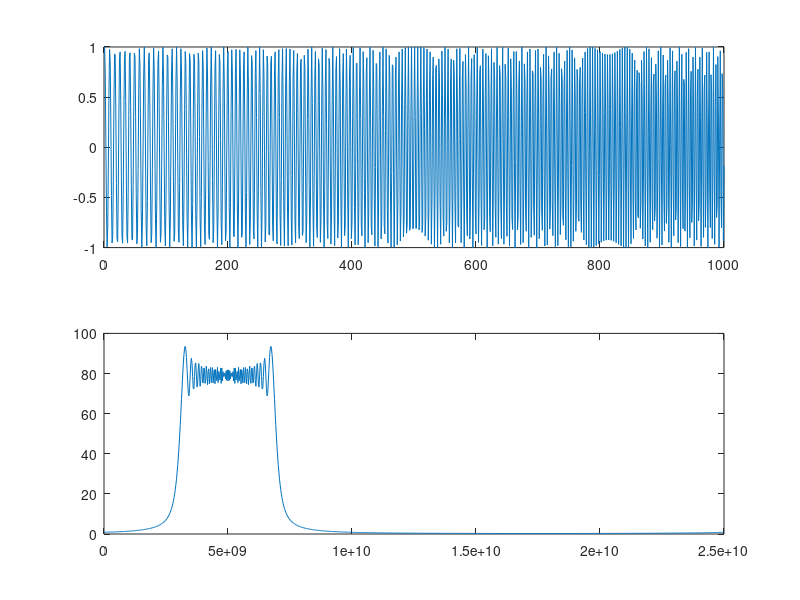
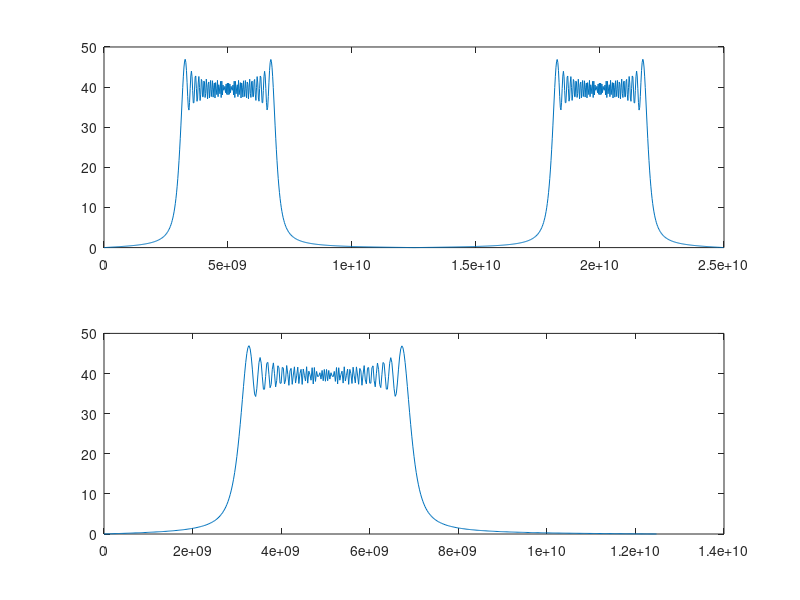

Source code (MATLAB) for these figures, in order: (Note: this script raises an error after producing the figures.)
%% Initial and introduction of the process
% Radar3D.m
% Created by Group 6 on 5/8/19.
close all; clear ; clc;

%% Radar Parameter
C=3.0e8;  %光速(m/s)
RF=200e9;  %雷达射频 1.57GHz

PulseNum=16;   %回波脉冲数
BandWidth=4.0e9;  %发射信号带宽 带宽B=1/τ，τ是脉冲宽度
TimeWidth=4.0e-8; %发射信号时宽
PRT=8e-7;   % 雷达发射脉冲重复周期(s),240us对应1/2*240*300=36000米最大无模糊距离
PRF=1/PRT;
Fs=2.5e10;  %采样频率
NoisePower=-20;%(dB);%噪声功率（目标为0dB）
Fc = 30e9;
Lambda=C/Fc;    %雷达工作波长

%% 目标参数
Target = load ('Information.txt');
SigPower = Target(:,1)'; %目标功率,无量纲 [5,1,100,10.250000000000000]
TargetDistance = Target(:,2)'; %目标距离,单位m  距离参数为[3000 8025 15800 8025]
TargetVelocity = Target(:,3)'; %目标径向速度 单位m/s  速度参数为[50 0 10000 100]
TargetAngle = round(Target(:,4))'; %目标角度 单位度 角度参数 [30 60 90 120]
TargetWaveNum = length(SigPower);
DelayNum = fix(Fs*2*TargetDistance/C);% 把目标距离换算成采样点（距离门） fix函数向0靠拢取整
TargetFd = 2*TargetVelocity/Lambda;%计算目标多卜勒频移2v/λ


%% 信号参数-产生线性调频信号

WaveNum=fix(Fs*TimeWidth);%回波的采样点数=脉压系数长度=暂态点数目+1
if mod(WaveNum,2)~=0
    WaveNum=WaveNum+1;
end   %把WaveNum变为偶数

Chirp = zeros(1,WaveNum);
RealChirp = zeros(1,WaveNum);
for i=-fix(WaveNum/2):fix(WaveNum/2)-1
    Ft = Fc*i/Fs+(1/2)*(BandWidth/TimeWidth)*(i/Fs)^2; %线性调频波指数幂
    Chirp(i+fix(WaveNum/2)+1)=exp(1i*2*pi*Ft); %exp(j*fi)*，产生复数矩阵Chirp
    RealChirp(i+fix(WaveNum/2)+1) =cos(2*pi*Ft);
end

figure(1);
subplot(2,1,1),plot(RealChirp);
subplot(2,1,2);
plot((0:Fs/WaveNum:Fs-Fs/WaveNum),abs(fft(Chirp)));
figure(2);
subplot(2,1,1);
fftR = fft(RealChirp);
subplot(2,1,1);
plot((0:Fs/WaveNum:Fs-Fs/WaveNum),abs(fftR));
subplot(2,1,2);
plot((0:Fs/WaveNum:Fs/2-Fs/WaveNum),abs(fftR(1:WaveNum/2)));

coeff=conj(fliplr(Chirp)); %把Chirp矩阵翻转取共轭，产生脉压系数
% 简单解释一下就是这里取的是 h(t) = x(^*)(t_0-t) 中 t_0 = 0 的情景

%% 码内正交解调  
LocalIQNum = 0:fix(WaveNum)-1;
%M = 131126;     %131126点fft
local_oscillator_i=cos(LocalIQNum*Fc/Fs*2*pi);%i路本振信号
local_oscillator_q=sin(LocalIQNum*Fc/Fs*2*pi);%q路本振信号
fbb_i=local_oscillator_i.*RealChirp;%i路解调   先进行一个码元的求解脉冲压缩系数
fbb_q=local_oscillator_q.*RealChirp;%q路解调
window=chebwin(51,40); %切比雪夫窗函数
[b,a]=fir1(50,2*BandWidth/Fs,window); %b a 分别是经滤波器定义的分子分母系数向量
fbb_i=[fbb_i,zeros(1,25)];  %因为该FIR滤波器又25个采样周期的延迟，为了保证所有的有效信息全部通过滤波器，因此在信号后面扩展了25个0
fbb_q=[fbb_q,zeros(1,25)];
fbb_i=filter(b,a,fbb_i);   %I 路 Q路信号经过低通滤波器
fbb_q=filter(b,a,fbb_q);
fbb_i=fbb_i(26:end);%截取有效信息
fbb_q=fbb_q(26:end);%截取有效信息  
fbb=fbb_i+1i*fbb_q;
fbb_fft_result = fft(fbb);

figure(3);subplot(2,1,1),plot(fbb_i);
xlabel('t(单位：秒)');title('雷达发射信号码内解调后I路信号');
subplot(2,1,2),plot(fbb_q);
xlabel('t(单位：秒)');title('雷达发射信号码内解调后Q路信号');
figure(4)
plot((0:Fs/WaveNum:Fs/2-Fs/WaveNum),abs(fbb_fft_result(1:WaveNum/2)));
xlabel('频率f(单位 Hz)');title('雷达发射信号码内解调信号的频谱');


%% 相关参数计算
totalAngle = 120;
startAngle = 30;
deltaAngle = 3;

AngleNum = totalAngle/deltaAngle;
Sector = startAngle + deltaAngle*(1:AngleNum);

SampleNum=fix(Fs*PRT);%计算一个脉冲周期的采样点数；
AngleCirNum = SampleNum*AngleNum; 
%先完成一个角度的一整个线性调频，再依次完成剩余39个角度，最后循环16次脉冲；
TotalNum=SampleNum*PulseNum*AngleNum;%总的采样点数；
BlindNum=fix(Fs*TimeWidth);%计算一个脉冲周期的盲区-遮挡样点数；

%% 产生目标回波串
SignalAll=zeros(1,TotalNum);%所有脉冲的信号,先填0
for ang = 1:AngleNum
    detect = find (TargetAngle == Sector(ang));
    if ~isempty(detect)
        for k = detect % 依次产生各个目标
            fi=2*pi/10 * fix(10*rand);
            SignalTemp=zeros(1,SampleNum);% 一个PRT
            SignalTemp(DelayNum(k)+1:DelayNum(k)+WaveNum)=...
                sqrt(SigPower(k))*exp(1i*fi)*Chirp;
            %一个脉冲的1个目标（未加多普勒速度）(DelayNum(k)+1):(DelayNum(k)+WaveNum)
            Signal = zeros(1,TotalNum);
            SignalAng = zeros(1,AngleCirNum);
            SignalAng((ang-1)*SampleNum+1:ang*SampleNum)=SignalTemp;
            for i=1:PulseNum % 16个回波脉冲
                Signal((i-1)*AngleCirNum+1:i*AngleCirNum)=SignalAng;
                %每个目标把16个SignalTemp排在一起
            end
            FreqMove=exp(1i*2*pi*TargetFd(k)*(0:TotalNum-1)/Fs);
            %目标的多普勒速度*时间=目标的多普勒相移
            Signal=Signal.*FreqMove;%加上多普勒速度后的16个脉冲1个目标
            SignalAll=SignalAll+Signal;%加上多普勒速度后的16个脉冲4个目标
        end
    end
end

figure(5);
subplot(2,1,1);plot(real(SignalAll),'r-');title('目标信号的实部');...
grid on;zoom on;
subplot(2,1,2);plot(imag(SignalAll));title('目标信号的虚部');grid on;zoom on;


%% 总的回波信号
% 产生系统噪声信号
SystemNoise = normrnd(0,10^(NoisePower/10),1,TotalNum)...
    +1i*normrnd(0,10^(NoisePower/10),1,TotalNum);
%均值为0，标准差为10^(NoisePower/10)的噪声

%闭锁期无回波
EchoAll=SignalAll+SystemNoise;% +SeaClutter+TerraClutter，加噪声之后的回波
for i=1:PulseNum*AngleNum   %在接收机闭锁期,接收的回波为0
    EchoAll((i-1)*SampleNum+1:(i-1)*SampleNum+WaveNum)=0; %发射时接收为0
end
figure(6);%加噪声之后的总回波信号
subplot(2,1,1);plot(real(EchoAll),'r-');title('总回波信号的实部,闭锁期为0');
subplot(2,1,2);plot(imag(EchoAll));title('总回波信号的虚部,闭锁期为0');

%% 实信号回波生成
RealSignalAll=zeros(1,TotalNum);%所有脉冲的信号,先填0
for ang = 1:AngleNum
    detect = find (TargetAngle == Sector(ang));
    if ~isempty(detect)
        for k = detect % 依次产生各个目标
            fi=2*pi/10 * fix(10*rand);
            RealSignalTemp=zeros(1,SampleNum);% 一个PRT
            RealSignalTemp(DelayNum(k)+1:DelayNum(k)+WaveNum)=...
                sqrt(SigPower(k))*cos(fi)*RealChirp;
            %一个脉冲的1个目标（未加多普勒速度）(DelayNum(k)+1):(DelayNum(k)+WaveNum)
            RealSignal = zeros(1,TotalNum);
            RealSignalAng = zeros(1,AngleCirNum);
            RealSignalAng((ang-1)*SampleNum+1:ang*SampleNum)=RealSignalTemp;
            for i=1:PulseNum % 16个回波脉冲
                RealSignal((i-1)*AngleCirNum+1:i*AngleCirNum)=RealSignalAng;
                %每个目标把16个RealSignalTemp排在一起
            end
            RealFreqMove=cos(2*pi*TargetFd(k)*(0:TotalNum-1)/Fs);
            %目标的多普勒速度*时间=目标的多普勒相移
            RealSignal=RealSignal.*RealFreqMove;%加上多普勒速度后的16个脉冲1个目标
            RealSignalAll=RealSignalAll+RealSignal;%加上多普勒速度后的16个脉冲4个目标
        end
    end
end

figure(7);plot(RealSignalAll,'r-');title('实信号回波');...
grid on;zoom on;

% 产生系统噪声信号
RealSystemNoise = normrnd(0,10^(NoisePower/10),1,TotalNum);
%均值为0，标准差为10^(NoisePower/10)的噪声

%闭锁期无回波
RealEchoAll=RealSignalAll+RealSystemNoise;% +SeaClutter+TerraClutter，加噪声之后的回波
for i=1:PulseNum*AngleNum   %在接收机闭锁期,接收的回波为0
    RealEchoAll((i-1)*SampleNum+1:(i-1)*SampleNum+WaveNum)=0; %发射时接收为0
end
figure(8);%加噪声之后的总回波信号
plot(RealEchoAll,'r-');title('带杂波的实信号回波,闭锁期为0');

%% 实信号接收调制

EchoNum=TotalNum;
n=0:EchoNum-1;
receiver_oscillator_i=cos(n*Fc/Fs*pi);%I路本振信号
receiver_oscillator_q=cos(n*Fc/Fs*pi);%Q路本振信号
s_echo_i=receiver_oscillator_i.* RealEchoAll;%I路解调
s_echo_q=receiver_oscillator_q.* RealEchoAll;%Q路解调
receiverwindow=chebwin(51,40);%这是采50阶cheby窗的FIR低通滤波器
[Rb,Ra]=fir1(50,2*BandWidth/fs,receiverwindow);
s_echo_i=[s_echo_i,zeros(1,25)];
s_echo_q=[s_echo_q,zeros(1,25)];
s_echo_i=filter(Rb,Ra,s_echo_i);
s_echo_q=filter(Rb,Ra,s_echo_q);
s_echo_i=s_echo_i(26:end);%截取有效信息
s_echo_q=s_echo_q(26:end);%截取有效信息
s_echo_mf=s_echo_i+1i*s_echo_q;
figure(9)
subplot(2,1,1),plot((0:1/fs:PulseNum*PRT-1/fs),s_echo_i);
xlabel('t(unit:s)'); title('雷达回波信号解调后的I路信号');

subplot(2,1,2),plot((0:1/fs:PulseNum*PRT-1/fs),s_echo_q);
xlabel('t(unit:s)'); title('雷达回波信号解调后的q路信号');


%% 回波信号整形
Folder = {'时域脉压','时频域脉压对比','频域脉压幅度','MTI','MTD','cfar'};
for i = 1:length(Folder)
    if exist(char(Folder(i)),'dir')
        rmdir(char(Folder(i)),'s')
    end
    mkdir(char(Folder(i)))
end

EchoRoute = reshape(EchoAll, [SampleNum,AngleNum,PulseNum]);
for argerich = 10:10:40%1 : AngleNum
    Echo = reshape(EchoRoute(:,argerich,:),1,[]);
    hugo = figure('visible','off');
    subplot(3,1,1)
    plot(real(Echo),'r-');title('总回波信号的实部,闭锁期为0');
%     %% 时域脉压
%     pc_time0=conv(Echo,coeff);%pc_time0为Echo和coeff的卷积
%     pc_time1=pc_time0(WaveNum:length(Echo)+WaveNum-1);%去掉暂态点 WaveNum-1个
%     %figure(4);%时域脉压结果的幅度
%     subplot(3,1,2);plot(abs(pc_time0),'r-');title('时域脉压结果的幅度,有暂态点');
%     %pc_time0的模的曲线
%     subplot(3,1,3);plot(abs(pc_time1));title('时域脉压结果的幅度,无暂态点');
%     %pc_time1的模的曲线
%     filename=['时域脉压/扫描' num2str(Sector(argerich)) '度.png'];
%     saveas(hugo,filename)
%     close(gcf)
%     
%     %% 频域脉压
%     Echo_fft=fft(Echo,524288);
%     %理应进行length(Echo)+WaveNum-1点FFT,但为了提高运算速度,进行了8192点的FFT
%     coeff_fft=fft(coeff,524288);
%     pc_fft=Echo_fft.*coeff_fft;
%     pc_freq0=ifft(pc_fft);
%     hug1 = figure('visible','off');
%     subplot(2,1,1);plot(abs(pc_freq0(1:length(Echo)+WaveNum-1)));
%     title('频域脉压结果的幅度,有前暂态点');
%     subplot(2,1,2);
%     plot(abs(pc_time0(1:length(Echo)+WaveNum-1)-...
%             pc_freq0(1:length(Echo)+WaveNum-1)),'r');
%     title('时域和频域脉压的差别');
%     filename=['时频域脉压对比/扫描' num2str(Sector(argerich)) '度.png'];
%     saveas(hug1,filename)
%     close(gcf)
%     
%     pc_freq1=pc_freq0(WaveNum:length(Echo)+WaveNum-1);
%     %去掉暂态点 WaveNum-1个,后填充点若干(8192-WaveNum+1-length(Echo))
%     % ================按照脉冲号、距离门号重排数据=================================%
%     pc = zeros(PulseNum,SampleNum);
%     for i=1:PulseNum
%         pc(i,1:SampleNum)=pc_freq1((i-1)*SampleNum+1:i*SampleNum);
%         %每个PRT为一行，每行480个采样点的数据
%     end
%     hug2 = figure('visible','off');
%     plot(abs(pc(1,:)));title('频域脉压结果的幅度,没有暂态点');
%     filename=['频域脉压幅度/扫描' num2str(Sector(argerich)) '度.png'];
%     saveas(hug2,filename)
%     close(gcf)
    %% 脉冲压缩 
    coeff_fft=fft(coeff,M);
    for i=1:PulseNumber
        s_echo_fft_result=fft(s_echo_mf(1,(i-1)*PRT*Fs+1:i*PRT*Fs),M);
        s_pc_fft=s_echo_fft_result.*coeff_fft;
        pc(i,:)=ifft(s_pc_fft,M);    
    end

    hug1 = figure('visible','off');
    plot(abs(pc(1,:)));%一个周期内三峰值点理论上为40 107 304
    
    filename=['频域脉压幅度/扫描' num2str(Sector(argerich)) '度.png'];
    saveas(hug1,filename)
    close(gcf)
    
    s_pc_result_1=pc;
    s_pc_result_1=reshape((s_pc_result_1)',1,PulseNumber*M);   %%%%%%%%%%注意，这里由于reshape函数的算法，需要将矩阵转置才能首尾连在一起
    hug2 = figure('visible','off');
    subplot(2,1,1),plot((0:1/fs:PulseNumber*M/fs-1/fs),abs(s_pc_result_1)),
    %N_echo_frame*T_frame-ts
    xlabel('t(单位:s)'),title('脉冲压缩处理后结果（实部）');
    subplot(2,1,2),plot((0:1/fs:PulseNumber*M/fs-1/fs),imag(s_pc_result_1)),
    xlabel('t(单位:s)'),title('脉冲压缩处理后结果（虚部）');
    filename=['频域脉压幅度/扫描' num2str(Sector(argerich)) '度.png'];
    saveas(hug2,filename)
    close(gcf)
    %% MTI（动目标显示）,对消静止目标和低速目标---可抑制杂波%
    mti = zeros(PulseNum-1,SampleNum);
    for i=1:PulseNum-1  %滑动对消，少了一个脉冲
        mti(i,:)=pc(i+1,:)-pc(i,:);
    end
    hug3 = figure('visible','off');
    mesh(abs(mti));title('MTI  result');
    filename=['MTI/扫描' num2str(Sector(argerich)) '度.png'];
    saveas(hug3,filename)
    close(gcf)
    %% MTD（动目标检测）,区分不同速度的目标，有测速作用==%
    mtd_PulseNum = PulseNum-1;
    mtd=zeros(PulseNum,SampleNum);
    for i=1:SampleNum
        buff(1:(mtd_PulseNum))= mti(1:(mtd_PulseNum),i);
        buff_fft=fftshift(fft(buff)); %用fftshift将零频搬移到中间 这样可以方便观察速度正负
        mtd(1:mtd_PulseNum,i)=buff_fft(1:mtd_PulseNum)';
    end
    hug4 = figure('visible','off');
    mesh(abs(mtd));title('MTD  result');
    filename=['MTD/扫描' num2str(Sector(argerich)) '度.png'];
    saveas(hug4,filename)
    close(gcf);
    %% 找到多普勒——距离地图中峰值最高的目标 
    abs_mtd = abs(mtd); %对正交分量的复数求模
    max_target = max(max(abs_mtd));
    [row,cell] = find( abs_mtd == max_target);
    target_D = cell/Fs*C/2;
    target_V = ((abs(row - 8))/PulseNum)*PRF*(Lambda/2);
    %% 二维恒虚警 
    ex_PulseNum = mtd_PulseNum+4;
    ex_SampleNum = SampleNum+4;
    ex_mtd = zeros(ex_PulseNum ,ex_SampleNum);
    cfar_mtd = zeros(ex_PulseNum ,ex_SampleNum);
    T = 1.0;     %恒虚警CFAR 阈值因子

    for i = 3:(ex_PulseNum-2)
        for j = 3:(ex_SampleNum-2)         
              ex_mtd(i,j) = abs_mtd(i-2,j-2); %构建长宽每边都扩张两格的矩阵供恒虚警窗口检测     
        end
    end
  
    for i = 3:(ex_PulseNum-2)
        for j = 3:(ex_SampleNum-2)    %从有目标的窗口中进行检测
            cfar_sx = ex_mtd(i-2,j-2) + ex_mtd(i-2,j-1) +ex_mtd(i-1,j-2) +ex_mtd(i,j-2)+ex_mtd(i+1,j-2)+ex_mtd(i+2,j-2) + ex_mtd(i+2,j-1);                   
            cfar_sy = ex_mtd(i-2,j+1) + ex_mtd(i-2,j+2) +ex_mtd(i-1,j+2) +ex_mtd(i,j+2)+ex_mtd(i+1,j+2)+ex_mtd(i+2,j+1) + ex_mtd(i+2,j+2);
            cfar_s = T*min(cfar_sx, cfar_sy);      %使用GO—CFAR二维恒虚警，
            if (ex_mtd(i,j)>= cfar_s)
                cfar_mtd(i,j) = ex_mtd(i,j);
            end
        end
    end
    figure(100);mesh(abs(cfar_mtd));title('cfar  result');  
%     hug5 = figure('visible','off');
%     mesh(abs(mtd));title('MTD  result');
%     filename=['cfar/扫描' num2str(Sector(argerich)) '度.png'];
%     saveas(hug5,filename)
%     close(gcf);
end
